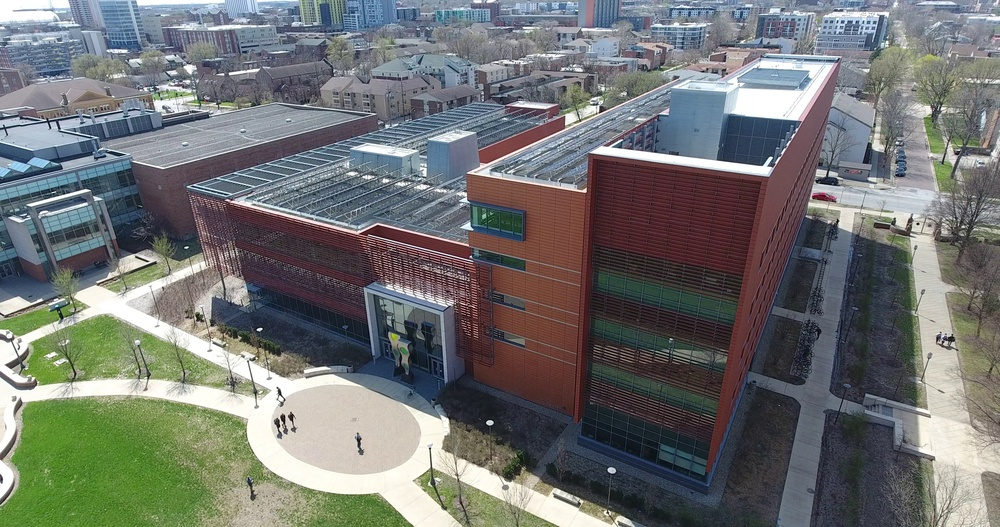
#> input picture Mp3-Homography-Estimation-and-Image-Stitching/Q3/eceb.jpg, 1000 x 527 px, shrunk from 4096 x 2160 before the run
$ jupyter execute Q3_starter.ipynb   (shell and % lines are left out)
#> lines starting #> are read from the running program, lines starting #| are printed output that depends on the picture; long printed decimals are rounded
# Single-View Geometry (Python)

## Usage
This code snippet provides an overall code structure and some interactive plot interfaces for the *Single-View Geometry* section of Assignment 3. In [main function](#Main-function), we outline the required functionalities step by step. Some of the functions which involves interactive plots are already provided, but [the rest](#Your-implementation) are left for you to implement.

## Package installation
- You will need [GUI backend](https://matplotlib.org/faq/usage_faq.html#what-is-a-backend) to enable interactive plots in `matplotlib`.
- In this code, we use `tkinter` package. Installation instruction can be found [here](https://anaconda.org/anaconda/tk).

# Common imports

[cell 1]
######
#@title 1. Connect Colab to your google drive
######


from google.colab import drive
drive.mount('/content/drive')
#### change to the directory in your drive.
%cd "/content/drive/MyDrive/MP3/Q3"

[cell 2]
import matplotlib.pyplot as plt
import numpy as np
import cv2
import os

from PIL import Image
import pickle

[cell 3]
# % matplotlib tk

# Provided functions

[cell 4]
# [52 lines left out: function get_input_lines, not called in this run]

[cell 5]
def plot_lines_and_vp(ax, im, lines, vp):
    """
    Plots user-input lines and the calculated vanishing point.
    Inputs:
        im: np.ndarray of shape (height, width, 3)
        lines: np.ndarray of shape (3, n)
            where each column denotes the parameters of the line equation
        vp: np.ndarray of shape (3, )
    """
    bx1 = min(1, vp[0] / vp[2]) - 10
    bx2 = max(im.shape[1], vp[0] / vp[2]) + 10
    by1 = min(1, vp[1] / vp[2]) - 10
    by2 = max(im.shape[0], vp[1] / vp[2]) + 10

    ax.imshow(im)
    for i in range(lines.shape[1]):
        if lines[0, i] < lines[1, i]:
            pt1 = np.cross(np.array([1, 0, -bx1]), lines[:, i])
            pt2 = np.cross(np.array([1, 0, -bx2]), lines[:, i])
        else:
            pt1 = np.cross(np.array([0, 1, -by1]), lines[:, i])
            pt2 = np.cross(np.array([0, 1, -by2]), lines[:, i])
        pt1 = pt1 / pt1[2]
        pt2 = pt2 / pt2[2]
        ax.plot([pt1[0], pt2[0]], [pt1[1], pt2[1]], 'g')

    ax.plot(vp[0] / vp[2], vp[1] / vp[2], 'ro')
    ax.set_xlim([bx1, bx2])
    ax.set_ylim([by2, by1])

# Your implementation

[cell 6]
def get_vanishing_point(n, lines):
    """
    Solves for the vanishing point using the user-input lines.
    """
    # <YOUR CODE>
    A = lines.T[:, :2]
    b = -lines.T[:, 2]
    vp = np.linalg.inv(A.T @ A) @ A.T @ b
    vp = np.append(vp, 1)
    vp /= vp[-1]
    return vp

[cell 7]
def get_horizon_line(vp1, vp2):
    """
    Calculates the ground horizon line.
    """
    dirn = np.cross(vp1, vp2)
    dirn = dirn / np.linalg.norm(dirn[:2]) #normalized direction vector
    a, b, c = dirn
    eqn_str = f'Horizon line equation is: {a:+}x {b:+}y {c:+} = 0'
    print(eqn_str)
    return dirn

[cell 8]
def plot_horizon_line(v_point1, v_point2, im, ax):
    """
    Plots the horizon line.
    """
    # <YOUR CODE>
    point1 = (v_point1 / v_point1[-1])[:2]
    point2 = (v_point2 / v_point2[-1])[:2]
    ax.imshow(im)
    ax.axline(point1, point2, c='b')
    ax.plot(point1[0], point1[1], 'ro')
    ax.plot(point2[0], point2[1], 'ro')

[cell 9]
from sympy import Symbol,Matrix, solve

def get_camera_parameters(vpts):
    """
    Computes the camera parameters. Hint: The SymPy package is suitable for this.
    """
    # <YOUR CODE>
    f=Symbol('f')
    u=Symbol('u')
    v=Symbol('v')
    vpt1 = Matrix(vpts[:, 0])
    vpt2 = Matrix(vpts[:, 1])
    vpt3 = Matrix(vpts[:, 2])
    k = Matrix([[f, 0, u], [0, f, v], [0, 0, 1]])
    k_inverse = k.inv()
    eq1 = vpt1.T*k_inverse.T*k_inverse*vpt2
    eq2 = vpt1.T*k_inverse.T*k_inverse*vpt3
    eq3 = vpt2.T*k_inverse.T*k_inverse*vpt3
    f,u,v = solve([eq1, eq2, eq3],  [f, u, v])[0]
    k = np.array([[f, 0, u],
                 [0, f, v],
                 [0, 0, 1]], dtype = 'float')
    return f, u, v, k

[cell 10]
def get_rotation_matrix(v_points, K):
    """
    Computes the rotation matrix using the camera parameters.
    """
    # <YOUR CODE>
    R_mat = np.zeros((3, 3))
    K_inv = np.linalg.inv(K)
    for i in range(3):
        r_i = K_inv @ v_points[:, i]
        R_mat[:, i] = r_i / np.linalg.norm(r_i)
    return R_mat

[cell 11]
def get_homography(R, K):
    """
    Compute homography for transforming the image into fronto-parallel
    views along the different axes.
    """
    # <YOUR CODE>
    h_mat=K @ R @ np.linalg.inv(K)
    return h_mat

# Main function

[cell 12]
im = np.asarray(Image.open('./eceb.jpg'))
#> im is the input picture: shape (527, 1000, 3); mean R, G, B 112.6, 114.9, 113.2

# Also loads the vanishing line data if it exists in data.pickle file.
# data.pickle is written using snippet in the next cell.
if os.path.exists('./data.pickle'):
    with open('./data.pickle', 'rb') as f:
#> (reads Mp3-Homography-Estimation-and-Image-Stitching/Q3/data.pickle from the repository)
        all_n, all_lines, all_centers = pickle.load(f)
    num_vpts = 3

[cell 13]
# [18 lines of commented-out code are left out]

[cell 14]
# Part (1)
# Computing vanishing points for each of the directions
vpts = np.zeros((3, num_vpts))

for i in range(num_vpts):
    fig = plt.figure(); ax = fig.gca()

    # <YOUR CODE> Solve for vanishing point
    vpts[:, i] = get_vanishing_point(all_n[i], all_lines[i])
    print("Vanishing point {}: {}".format(i+1,vpts[:, i]))
    # Plot the lines and the vanishing point
    plot_lines_and_vp(ax, im, all_lines[i], vpts[:, i])
    fig.savefig('Q3_vp{:d}.pdf'.format(i), bbox_inches='tight')
#> this loop made 3 passes
#> (bx1 in plot_lines_and_vp, bx2 in plot_lines_and_vp, by1 in plot_lines_and_vp, by2 in plot_lines_and_vp) on passes 1 to 3: (-1919.8, 1010, -9, 537), (-9, 3689.6, -115.8, 537), (-9, 2186.1, -9, 5644)
#> pass 1, `fig.savefig('Q3_vp{:d}.pdf'.format(i), bbox_inches='tight')`:
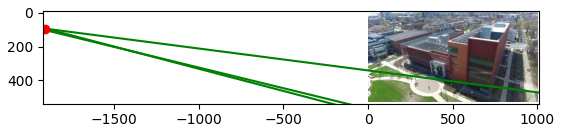
#> figure drawn by matplotlib, 1 panel
#> pass 2, `fig.savefig('Q3_vp{:d}.pdf'.format(i), bbox_inches='tight')`:
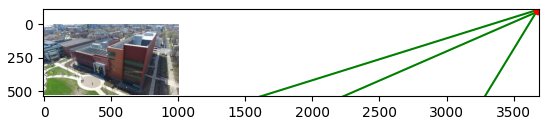
#> figure drawn by matplotlib, 1 panel
#> after the loop, vpts = [[-1909.8, 3679.6, 2176.1], [94.01, -105.8, 5634], [1, 1, 1]]
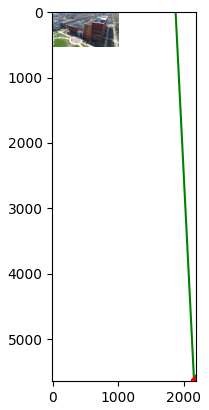
#> figure drawn by matplotlib, 1 panel

[cell 15]
# Part (2) Computing and plotting the horizon
# <YOUR CODE> Get the ground horizon line
horizon_line = get_horizon_line(vpts[:, 0], vpts[:, 1])
#> in get_horizon_line, `dirn = np.cross(vp1, vp2)`: dirn = [199.8, 5589.4, -143819]
#> in get_horizon_line, `dirn = dirn / np.linalg.norm(dirn[:2])`: dirn = [0.0357, 0.999, -25.71]
#> in get_horizon_line, `a, b, c = dirn`: a = 0.0357; b = 0.999; c = -25.71
#| Horizon line equation is: +0.03573213220408763x +0.9993614034613052y -25.714 = 0
#> horizon_line = [0.0357, 0.999, -25.71]

# <YOUR CODE> Plot the ground horizon line
fig = plt.figure(); ax = fig.gca()
plot_horizon_line(vpts[:, 0], vpts[:, 1], im, ax)
#> in plot_horizon_line, `point1 = (v_point1 / v_point1[-1])[:2]`: point1 = [-1909.8, 94.01]
#> in plot_horizon_line, `point2 = (v_point2 / v_point2[-1])[:2]`: point2 = [3679.6, -105.8]
fig.savefig('Q3_horizon.pdf', bbox_inches='tight')
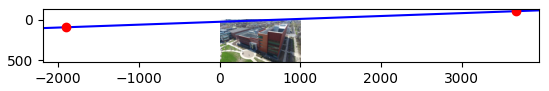
#> figure drawn by matplotlib, 1 panel

[cell 16]
# Part (3) Computing Camera Parameters
# <YOUR CODE> Solve for the camera parameters (f, u, v)
f, u, v, K = get_camera_parameters(np.array(vpts))
#> in get_camera_parameters, `k = np.array([[f, 0, u], [0, f, v], [0, 0, 1]], dtype = 'float')`: k = [[-2296, 0, 2014.8], [0, -2296, 1122], [0, 0, 1]]
#> K = [[-2296, 0, 2014.8], [0, -2296, 1122], [0, 0, 1]]
print(u, v, abs(f), K)
#| 2014.770 1122.046 2295.981 [[-2.29598140e+03  0.00000000e+00  2.01476981e+03]
#|  [ 0.00000000e+00 -2.29598140e+03  1.12204589e+03]
#|  [ 0.00000000e+00  0.00000000e+00  1.00000000e+00]]

[cell 17]
# Part (4) Computing Rotation Matrices
# <YOUR CODE> Solve for the rotation matrix
R = get_rotation_matrix(vpts, K)
#> in get_rotation_matrix, `K_inv = np.linalg.inv(K)`: K_inv = [[-0.000436, 0, 0.878], [0, -0.000436, 0.489], [0, 0, 1]]
#> the loop in get_rotation_matrix, `for i in range(3):` made 3 passes
#> r_i on passes 1 to 3: [1.71, 0.448, 1], [-0.725, 0.535, 1], [-0.0703, -1.97, 1]
#> after the loop in get_rotation_matrix, `for i in range(3):`: R_mat = [[0.842, -0.539, -0.0319], [0.221, 0.397, -0.891], [0.493, 0.743, 0.453]]
#> R has the same summary as R_mat in get_rotation_matrix
print(R)
#| [[ 0.8419 -0.5387 -0.03185 ]
#|  [ 0.2205  0.3973 -0.8908]
#|  [ 0.4925  0.7429  0.4533]]

[cell 18]
homo = get_homography(R, K)
#> in get_homography, `h_mat=K @ R @ np.linalg.inv(K)`: h_mat = [[0.41, -1.19, 1496.9], [-0.0202, 0.0342, 2556.1], [-0.000215, -0.000324, 1.25]]
#> homo has the same summary as h_mat in get_homography
print(np.linalg.inv(homo))
#| [[ 8.69839124e-01  1.00221898e+00 -3.09461719e+03]
#|  [-5.23143363e-01  8.32641790e-01 -1.07736982e+03]
#|  [ 1.38721507e-05  3.87978303e-04 -9.98291798e-03]]

[cell 19]
print(get_homography(np.linalg.inv(R), K))
#| [[ 8.69839124e-01  1.00221898e+00 -3.09461719e+03]
#|  [-5.23143363e-01  8.32641790e-01 -1.07736982e+03]
#|  [ 1.38721507e-05  3.87978303e-04 -9.98291798e-03]]
